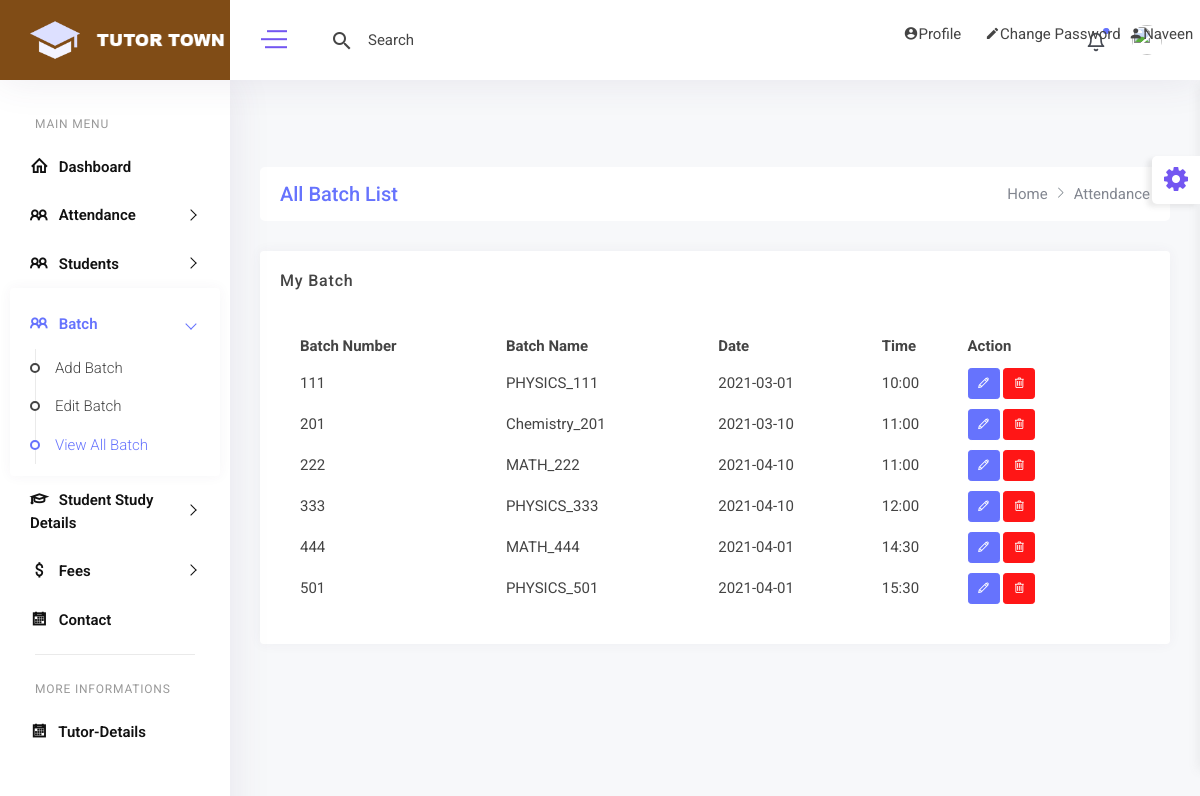
Page /view_batch_by_tutor/ (signed in) on the committed database.
### myapp/models.py (models this page shows, shortened)
class Tutor(models.Model):
	fname=models.CharField(max_length=100)
	lname=models.CharField(max_length=100)
	email=models.CharField(max_length=100)
	mobile=models.CharField(max_length=100)
	password=models.CharField(max_length=100)
	cpassword=models.CharField(max_length=100)
	usertype=models.CharField(max_length=100)
	user_image=models.ImageField(upload_to='images/')
	status=models.CharField(max_length=100,default="inactive")

class Add_batch(models.Model):
	tutor=models.ForeignKey(Tutor,on_delete=models.CASCADE)
	bnum=models.CharField(max_length=100)
	bname=models.CharField(max_length=100)
	bsubject=models.CharField(max_length=100)
	bdate=models.CharField(max_length=100)
	btime=models.CharField(max_length=100)
	bday=models.CharField(max_length=100)
	bdetail=models.CharField(max_length=100)

### myapp/views.py (the view)
# urls.py: path('view_batch_by_tutor/',views.view_batch_by_tutor,name='view_batch_by_tutor'),
def view_batch_by_tutor(request):
	tutor=Tutor.objects.get(email=request.session['email'])
	add_batchs=Add_batch.objects.filter(tutor=tutor)
	print("--------My Batch------")
	msg="Batch Deleted Successfully"
	return render(request,"view_batch_by_tutor.html",{'add_batchs':add_batchs,'msg':msg})

### myapp/templates/view_batch_by_tutor.html (shortened to what this page needs)
{% extends 'tutor_header.html' %}
{% load static %}
{% block content %}
<!DOCTYPE html>
<html>
<head>
</head>
<body>
	<div>
				<div class="content-body">
                    <div class="container-fluid">
                        <div class="row page-titles mx-0">
                            <div class="col-sm-6 p-md-0">
                                <div class="welcome-text">
                                    <h4>All Batch List</h4>
                                </div>
                            </div>
                            <div class="col-sm-6 p-md-0 justify-content-sm-end mt-2 mt-sm-0 d-flex">
                                <ol class="breadcrumb">
                                    <li class="breadcrumb-item"><a href="javascript:void(0);">Home</a></li>
                                    <li class="breadcrumb-item active"><a href="javascript:void(0);">Attendance</a></li>
                                </ol>
                            </div>
                        </div>
                        <div class="row">
                            <div class="col-lg-12">
                                <div class="card">
                                    <div class="card-header">
                                        <h4 class="card-title">My Batch</h4>
                                    </div>
                                    <div class="card-body">
                                        <div class="table-responsive">
                                            <table id="example4" class="display" style="min-width: 845px; padding: 10px;">
                                                <thead>
                                                    <tr>
                                                        <th>Batch Number</th>
                                                        <th>Batch Name</th>
                                                        <th>Date</th>
                                                        <th>Time </th>
                                                        <th>Action</th>
                                                    </tr>
                                                </thead>
                                                {% for i in add_batchs %}
                                                <tbody>
                                                    <tr>
                                                        <td>{{i.bnum}}</td>
                                                        <td>{{i.bname}}</td>
                                                        <td>{{i.bdate}}</td>
                                                        <td>{{i.btime}}</td>
                                                        <td>
															<a href="{% url 'all_student_in_my_batch' pk=i.bnum %}" class="btn btn-sm btn-primary"><i class="la la-pencil"></i></a>
															<a href="{% url 'delete_batch' pk=i.pk %}" class="btn btn-sm btn-danger"><i class="la la-trash-o"></i></a>
														</td>
                                                    </tr>
                                                </tbody>
                                                {% endfor %}
                                            </table>
                                        </div>
                                    </div>
                                </div>
                            </div>
                        </div>
	</div>
</body>
</html>
{% endblock %}

### myapp/templates/tutor_header.html (shortened to what this page needs)
{% load static %}
<!DOCTYPE html>
<html lang="en">
<head>
    <link rel="stylesheet" href="{% static 'vendor/jqvmap/css/jqvmap.min.css' %}">
	<link rel="stylesheet" href="{% static 'vendor/chartist/css/chartist.min.css' %}">
	<link rel="stylesheet" href="{% static 'vendor/bootstrap-select/dist/css/bootstrap-select.min.css' %}">
    <link rel="stylesheet" href="{% static 'css/style.css' %}">
	<link rel="stylesheet" href="{% static 'css/skin-2.css' %}">
</head>
<body >
    <div id="main-wrapper">
        <div class="nav-header" style="background-color: #804c16;">
            <a href="{% url 'tutor_index' %}" class="brand-logo">
                <img class="logo-abbr" src="{% static 'images/logo-white.png' %}" alt="">
                <img class="brand-title" src="{% static 'images/logo_image1.png' %}" alt="">
            </a>
            <div class="nav-control">
                <div class="hamburger">
                    <span class="line"></span><span class="line"></span><span class="line"></span>
                </div>
            </div>
        </div>
        <div class="header">
            <div class="header-content">
                <nav class="navbar navbar-expand">
                    <div class="collapse navbar-collapse justify-content-between">
                        <div class="header-left">
                            <div class="search_bar dropdown">
                                <span class="search_icon p-3 c-pointer" data-toggle="dropdown">
                                    <i class="mdi mdi-magnify"></i>
                                </span>
                                <div class="dropdown-menu p-0 m-0">
                                    <form>
                                        <input class="form-control" type="search" placeholder="Search" aria-label="Search">
                                    </form>
                                </div>
                            </div>
                        </div>
                         <div class="header-left">
                            <div class="search_bar dropdown">
                                <div class="dropdown-menu custom-drp-menu p-0 mt-3">
                                   <a style="" href="{% url 'tutor_profile' %}" class="mdi mdi-account-circle">Profile</a>
                                   <a style="" href="{% url 'tutor_change_password' %}" class="mdi  mdi-pencil">Change Password</a>&nbsp;
                                   <span class=" mdi mdi-account">{{request.session.fname}}</span>
                                </div>
                            </div>
                        </div>
                        <ul class="navbar-nav header-right">
                            <li class="nav-item dropdown notification_dropdown">
                                <a class="nav-link bell ai-icon" href="#" role="button" data-toggle="dropdown">
                                    <div class="pulse-css"></div>
                                </a>
                            </li>
                            <li class="nav-item dropdown header-profile">
                                <a class="nav-link" href="#" role="button" data-toggle="dropdown">
                                    <img src="{{request.session.user_image}}" width="20" alt=""/>
                                </a>
                            </li>
                        </ul>
                    </div>
                </nav>
            </div>
        </div>
        <div class="dlabnav">
            <div class="dlabnav-scroll">
                <ul class="metismenu" id="menu">
                    <li class="nav-label first">Main Menu</li>
                    <li><a href="javascript:void()" aria-expanded="false">
							<i class="la la-home"></i>
							<span class="nav-text">Dashboard</span>
						</a>
                    </li>
					<li><a class="has-arrow" href="javascript:void()" aria-expanded="false">
							<i class="la la-users"></i>
							<span class="nav-text">Attendance</span>
						</a>
                    </li>
					<li><a class="has-arrow" href="javascript:void()" aria-expanded="false">
							<i class="la la-users"></i>
							<span class="nav-text">Students</span>
						</a>
                    </li>
                    <li><a class="has-arrow" href="javascript:void()" aria-expanded="false">
                        <i class="la la-users"></i>
                        <span class="nav-text">Batch</span>
                    </a>
                    <ul aria-expanded="false">
                        <li><a href="{% url 'add_batch' %}">Add Batch</a></li>
                        <li><a href="{% url 'edit_batch' %}">Edit Batch</a></li>
                        <li><a href="{% url 'view_batch_by_tutor' %}">View All Batch</a></li>
                    </ul>
                </li>
					<li><a class="has-arrow" href="javascript:void()" aria-expanded="false">
							<i class="la la-graduation-cap"></i>
							<span class="nav-text">Student Study Details</span>
						</a>
                    </li>
					<li><a class="has-arrow" href="{% url 'feesdetails' %}" aria-expanded="false">
							<i class="la la-dollar"></i>
							<span class="nav-text">Fees</span>
						</a>
                    </li>
					<li><a class="ai-icon" href="{% url 'tutor_contact' %}" aria-expanded="false">
							<i class="la la-calendar"></i>
							<span class="nav-text">Contact</span>
						</a>
                    </li>
                    <li class="nav-label">More Informations</li>
					<li><a class="ai-icon" href="{% url 'tutor_details' %}" aria-expanded="false">
                            <i class="la la-calendar"></i>
                            <span class="nav-text">Tutor-Details</span>
                        </a>
                    </li>
                    <li><a class="has-arrow" href="javascript:void()" aria-expanded="false">
						</a>
                    </li>
				</ul>
            </div>
        </div>
        <div class="footer">
            <div class="copyright">
                <p>Copyright © Designed &amp; Developed by <a href="http://dexignlab.com/" target="_blank">DexignLab</a> 2020</p>
            </div>
        </div>
    </div>
</body>
</html>
{% block content%}
{% endblock %}

### myapp/static/css/skin-2.css (style rules this page uses)
.page-titles h4 { color: #6673fd; }
.footer .copyright a { color: #6673fd; }
.hamburger .line { background: #6673fd; }
.pulse-css { background: #6673fd; }
.pulse-css:after, .pulse-css:before { background-color: #6673fd; }
.dlabnav .metismenu > li.mm-active > a { color: #6673fd; }
.dlabnav .metismenu ul a:hover, .dlabnav .metismenu ul a:focus, .dlabnav .metismenu ul a.mm-active { color: #6673fd; }
.btn-primary { background-color: #6673fd; border-color: #6673fd; }

### myapp/templates/tutor_header.html (style rules this page uses)
.custom-drp-menu a { margin-left: 20px; }
.custom-drp-menu { left: 160px !important; width: 350px; }

### myapp/templates/view_batch_by_tutor.html (style rules this page uses)
table { border-collapse: separate; border-spacing:10px; }

### rows in the picture
Tutor: session.fname "Naveen"
Add_batch: bnum "111", bname "PHYSICS_111", bdate "2021-03-01", btime "10:00"
Add_batch: bnum "201", bname "Chemistry_201", bdate "2021-03-10", btime "11:00"
Add_batch: bnum "222", bname "MATH_222", bdate "2021-04-10", btime "11:00"
Add_batch: bnum "333", bname "PHYSICS_333", bdate "2021-04-10", btime "12:00"
Add_batch: bnum "444", bname "MATH_444", bdate "2021-04-01", btime "14:30"
Add_batch: bnum "501", bname "PHYSICS_501", bdate "2021-04-01", btime "15:30"
